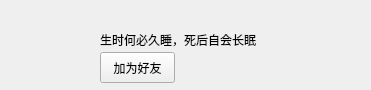
<?xml version="1.0" encoding="UTF-8"?>
<ui version="4.0">
 <class>AddItems</class>
 <widget class="QWidget" name="AddItems">
  <property name="geometry">
   <rect>
    <x>0</x>
    <y>0</y>
    <width>371</width>
    <height>90</height>
   </rect>
  </property>
  <property name="windowTitle">
   <string>Form</string>
  </property>
  <widget class="QLabel" name="label_3">
   <property name="geometry">
    <rect>
     <x>10</x>
     <y>10</y>
     <width>71</width>
     <height>71</height>
    </rect>
   </property>
   <property name="text">
    <string/>
   </property>
   <property name="pixmap">
    <pixmap resource="resource.qrc">:/resource/head.jpg</pixmap>
   </property>
   <property name="scaledContents">
    <bool>true</bool>
   </property>
  </widget>
  <widget class="QLabel" name="label_2">
   <property name="geometry">
    <rect>
     <x>100</x>
     <y>30</y>
     <width>181</width>
     <height>20</height>
    </rect>
   </property>
   <property name="text">
    <string>生时何必久睡，死后自会长眠</string>
   </property>
  </widget>
  <widget class="QPushButton" name="pushButton">
   <property name="geometry">
    <rect>
     <x>100</x>
     <y>52</y>
     <width>75</width>
     <height>31</height>
    </rect>
   </property>
   <property name="text">
    <string>加为好友</string>
   </property>
  </widget>
 </widget>
 <resources>
  <include location="resource.qrc"/>
 </resources>
 <connections/>
</ui>
